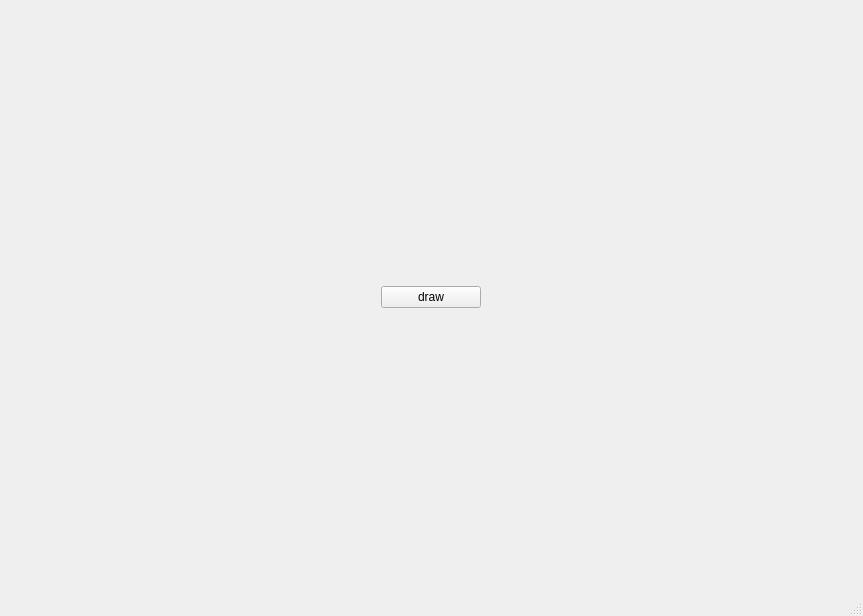
<?xml version="1.0" encoding="UTF-8"?>
<ui version="4.0">
 <class>MainWindow</class>
 <widget class="QMainWindow" name="MainWindow">
  <property name="geometry">
   <rect>
    <x>0</x>
    <y>0</y>
    <width>863</width>
    <height>616</height>
   </rect>
  </property>
  <property name="windowTitle">
   <string>circles</string>
  </property>
  <widget class="QWidget" name="centralwidget">
   <layout class="QGridLayout" name="gridLayout_2">
    <item row="0" column="0">
     <widget class="QPushButton" name="pushButton">
      <property name="maximumSize">
       <size>
        <width>100</width>
        <height>16777215</height>
       </size>
      </property>
      <property name="text">
       <string>draw</string>
      </property>
     </widget>
    </item>
   </layout>
  </widget>
  <widget class="QMenuBar" name="menubar">
   <property name="geometry">
    <rect>
     <x>0</x>
     <y>0</y>
     <width>863</width>
     <height>26</height>
    </rect>
   </property>
  </widget>
  <widget class="QStatusBar" name="statusbar"/>
 </widget>
 <resources/>
 <connections/>
</ui>
